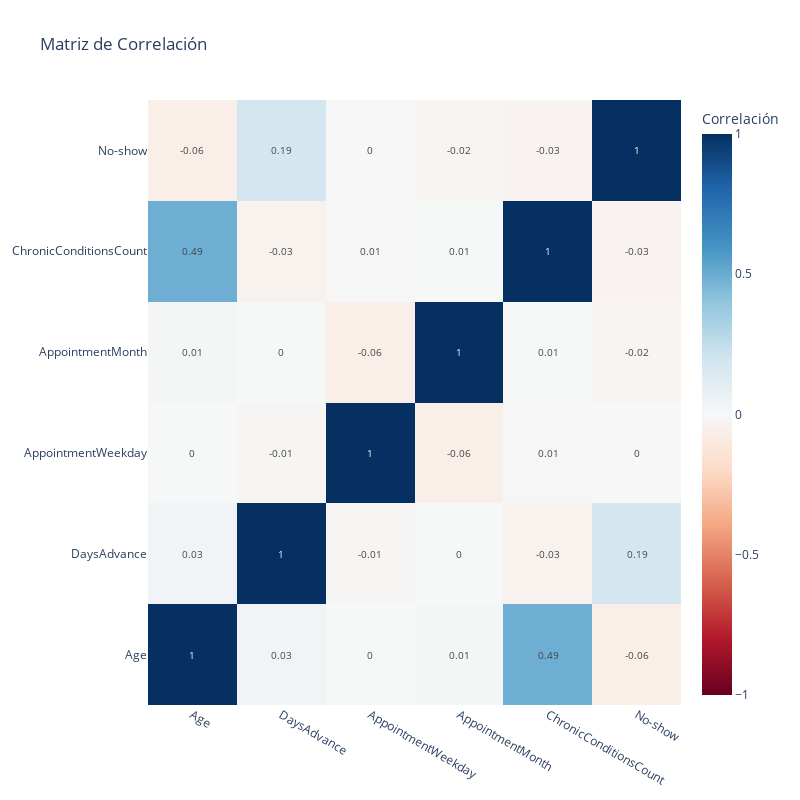

Notebook code for this chart:
### Markdown cell above
### 3.5 Matriz de Correlación

### Code cell
numeric_cols = ['Age', 'DaysAdvance', 'AppointmentWeekday', 'AppointmentMonth', 
                'ChronicConditionsCount', 'No-show']

fig = plot_correlation_matrix(df, numeric_cols)
fig.show()

### Figure 1 — Plotly figure (JSON) as saved in the notebook; plotly's stock layout.template omitted (floating-point values rounded to 4 significant figures)
{"data": [{"colorbar": {"title": {"text": "Correlación"}}, "colorscale": [[0, "rgb(103,0,31)"], [0.1, "rgb(178,24,43)"], [0.2, "rgb(214,96,77)"], [0.3, "rgb(244,165,130)"], [0.4, "rgb(253,219,199)"], [0.5, "rgb(247,247,247)"], [0.6, "rgb(209,229,240)"], [0.7, "rgb(146,197,222)"], [0.8, "rgb(67,147,195)"], [0.9, "rgb(33,102,172)"], [1, "rgb(5,48,97)"]], "text": [[1.0, 0.03, 0.0, 0.01, 0.49, -0.06], [0.03, 1.0, -0.01, 0.0, -0.03, 0.19], [0.0, -0.01, 1.0, -0.06, 0.01, 0.0], [0.01, 0.0, -0.06, 1.0, 0.01, -0.02], [0.49, -0.03, 0.01, 0.01, 1.0, -0.03], [-0.06, 0.19, 0.0, -0.02, -0.03, 1.0]], "textfont": {"size": 10}, "texttemplate": "%{text}", "type": "heatmap", "x": ["Age", "DaysAdvance", "AppointmentWeekday", "AppointmentMonth", "ChronicConditionsCount", "No-show"], "y": ["Age", "DaysAdvance", "AppointmentWeekday", "AppointmentMonth", "ChronicConditionsCount", "No-show"], "z": [[1.0, 0.03484, 0.003048, 0.01455, 0.49, -0.06048], [0.03484, 1.0, -0.01132, 0.003865, -0.03429, 0.1862], [0.003048, -0.01132, 1.0, -0.06252, 0.005909, 0.001155], [0.01455, 0.003865, -0.06252, 1.0, 0.005246, -0.02085], [0.49, -0.03429, 0.005909, 0.005246, 1.0, -0.03036], [-0.06048, 0.1862, 0.001155, -0.02085, -0.03036, 1.0]], "zmid": 0}], "layout": {"height": 800, "title": {"text": "Matriz de Correlación"}, "width": 800}}
